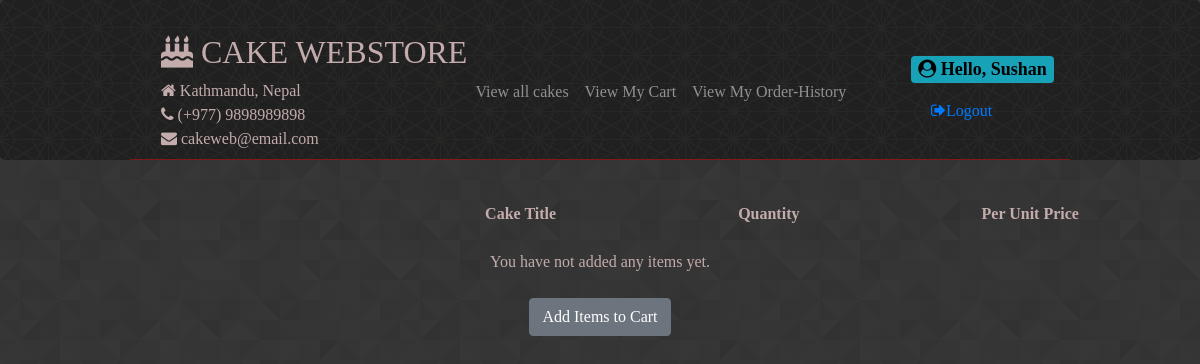
Before: /order_summary/ (signed in) with the older database file.
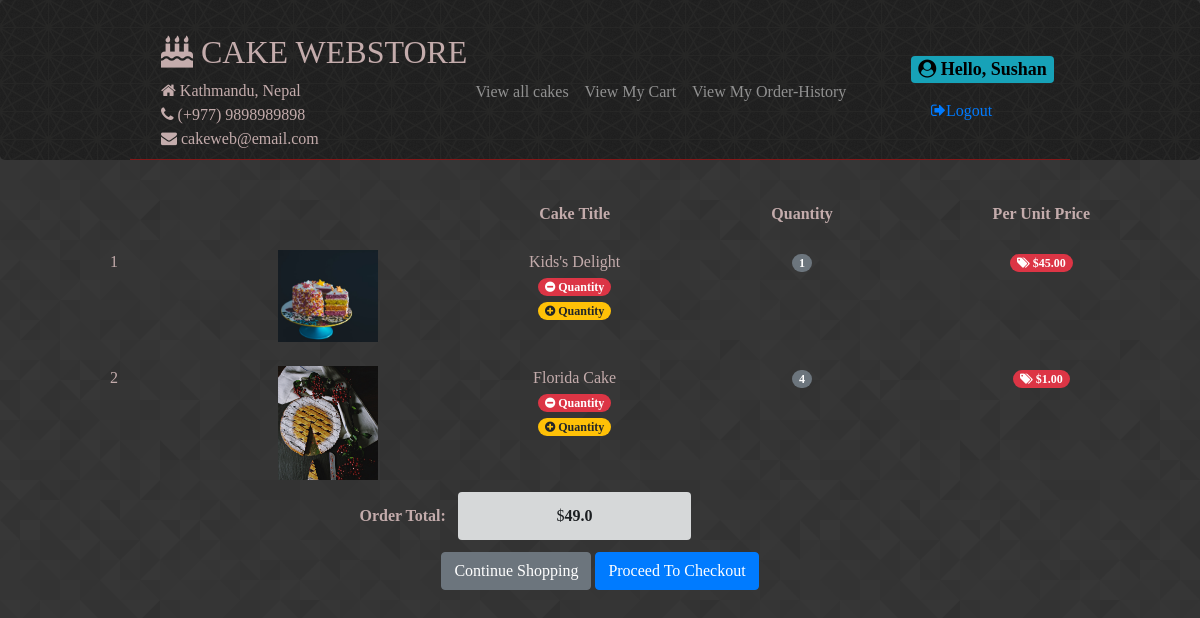
After: the same page with the newer database file.
### store/models.py (models this page shows, shortened)
class OrderItem(models.Model):
    user = models.ForeignKey(settings.AUTH_USER_MODEL,
                             on_delete=models.CASCADE)
    ordered = models.BooleanField(default=False)
    item = models.ForeignKey(Product, on_delete=models.CASCADE)
    qty = models.IntegerField(default=1)

class Product(models.Model):
    id = models.AutoField(primary_key=True)
    name = models.CharField(max_length=200)
    description = models.TextField()
    occasion = models.CharField(choices=OCCASIONS, max_length=2, default='G')
    price = models.FloatField()
    discount_rate = models.FloatField(null=False, blank=True, default=0)
    sale_start = models.DateTimeField(blank=True, null=True, default=None)
    sale_end = models.DateTimeField(blank=True, null=True, default=None)
    photo = models.ImageField(blank=True, null=True,
                              default=None, upload_to='products')
    def is_on_sale(self):
        now = timezone.now()
        if self.sale_start:
            if self.sale_end:
                return self.sale_start <= now <= self.sale_end
            return self.sale_start <= now
        return False
    def get_price(self):
        return self.price
    def get_rounded_price(self):
        return round(self.price, 2)
    def current_price(self):
        if self.is_on_sale():
            discounted_price = self.price * (1 - self.discount_rate)
            return round(discounted_price, 2)
        return self.get_rounded_price()
    def __str__(self):
        return self.name

class Cart(models.Model):
    user = models.ForeignKey(settings.AUTH_USER_MODEL,
                             on_delete=models.CASCADE)
    items = models.ManyToManyField(OrderItem)
    start_date = models.DateTimeField(auto_now_add=True)
    ordered_date = models.DateTimeField()
    ordered = models.BooleanField(default=False)
    delivery_address = models.CharField(max_length=500, default='None')
    phone = models.CharField(max_length=20, default='None')
    def getCartItems(self):
        return self.items.all()
    def getCartTotal(self):
        return sum([each.item.current_price()*each.qty for each in self.items.all()])

### store/views.py (the view)
# urls.py: path(r'order_summary/', store.views.getCart, name='order_summary'),
@login_required(login_url='/')
def getCart(request):
    order = get_user_pending_order(request)
    context = {
        'order': order,
    }
    return render(request, 'store/order_summary.html', context)

### store/views.py (called while the page is built)
@login_required()
def get_user_pending_order(request):
    cart_qs = Cart.objects.filter(
        user=request.user,
        ordered=False
    )
    if cart_qs.exists():
        cart = cart_qs[0]
        return cart
    else:
        return 0

### store/templates/store/order_summary.html (shortened to what this page needs)
{% extends "base.html" %}
{% block content %}
<section>
  <div class="row">
    <table class="table table-hover table-borderless text-center">
      <tr class="text-center">
        <th class="fit"></th>
        <th class="fit"></th>
        <th class="fit">Cake Title</th>
        <th class="fit">Quantity</th>
        <th class="fit">Per Unit Price</th>
      </tr>
      {% for each in order.getCartItems %}
      <tr>
        <td>{{ forloop.counter }}</td>
        <td>
          {% if each.item.photo %}
          <a href="{% url 'showCake' each.item.id %}">
            <img class="img-rounded hover-effect" width="100" src="{{ MEDIA_URL }}{{ each.item.photo }}" />
          </a>
          {% endif %}
        </td>
        <td>
          {{ each.item }}<br>
          <a href="{% url 'removeFromCart_OS' each.item.id %}">
            <span class="badge badge-pill badge-danger"><i class="fa fa-minus-circle"></i>&nbsp</i>Quantity</span>
          </a><br>
          <a href="{% url 'addToCart_OS' each.item.id %}">
            <span class="badge badge-pill badge-warning"><i class="fa fa-plus-circle"></i>&nbsp</i>Quantity</span>
          </a>
        </td>
        <td>
          <span class="badge badge-pill badge-secondary">{{each.qty}}</span>
        </td>
        <td>
          {% if each.item.is_on_sale %}
          <span class="badge badge-pill badge-danger">
            <iclass="fa fa-tags"></i>&nbsp<del>${{ each.item.get_price|floatformat:2 }}</del>
          </span><br />
          <span class="badge badge-pill badge-warning">SALE: ${{ each.item.current_price|floatformat:2 }}</span>
          {% else %}
          <span class="badge badge-pill badge-danger"><i
              class="fa fa-tags"></i>&nbsp${{ each.item.get_price|floatformat:2 }}</span>
          {% endif %}
        </td>
      </tr>
      {% empty %}
      <tr>
        <td colspan=5> You have not added any items yet.</td>
      </tr>
      {% endfor %}
      <tr>
        {% if order.getCartTotal != None %}
        <td colspan=2>
          <strong class="pull-right">Order Total:</strong>
        </td>
        <td colspan=1 class="alert alert-dark" role="alert">
          $<strong>{{ order.getCartTotal }}</strong>
        </td>
        {% endif %}
      </tr>
      <tr>
        <td colspan=5>
          <a class = 'btn btn-secondary' href="{% url 'listAllCakes' %}">
            {% if order %}Continue Shopping{% else %}Add Items to
            Cart {% endif %}
          </a>
          {% if order.getCartItems %}
          <a href="{% url 'place_order' %}" class="btn btn-primary">Proceed To Checkout</a>
          {% endif %}
        </td>
      </tr>
    </table>
  </div>
</section>
{% endblock %}

Changed rows visible on the page:
added OrderItem: item.photo (picture), item "Kids's Delight", qty "1", item.get_price "45.00"
added OrderItem: item.photo (picture), item "Florida Cake", qty "4", item.get_price "1.00"
added Cart: getCartTotal "49.0"
Other visible differences:
text no longer shown: "You have not added any items yet. Add Items to Cart"
text now shown: "Order Total: $ Continue Shopping Proceed To Checkout"
